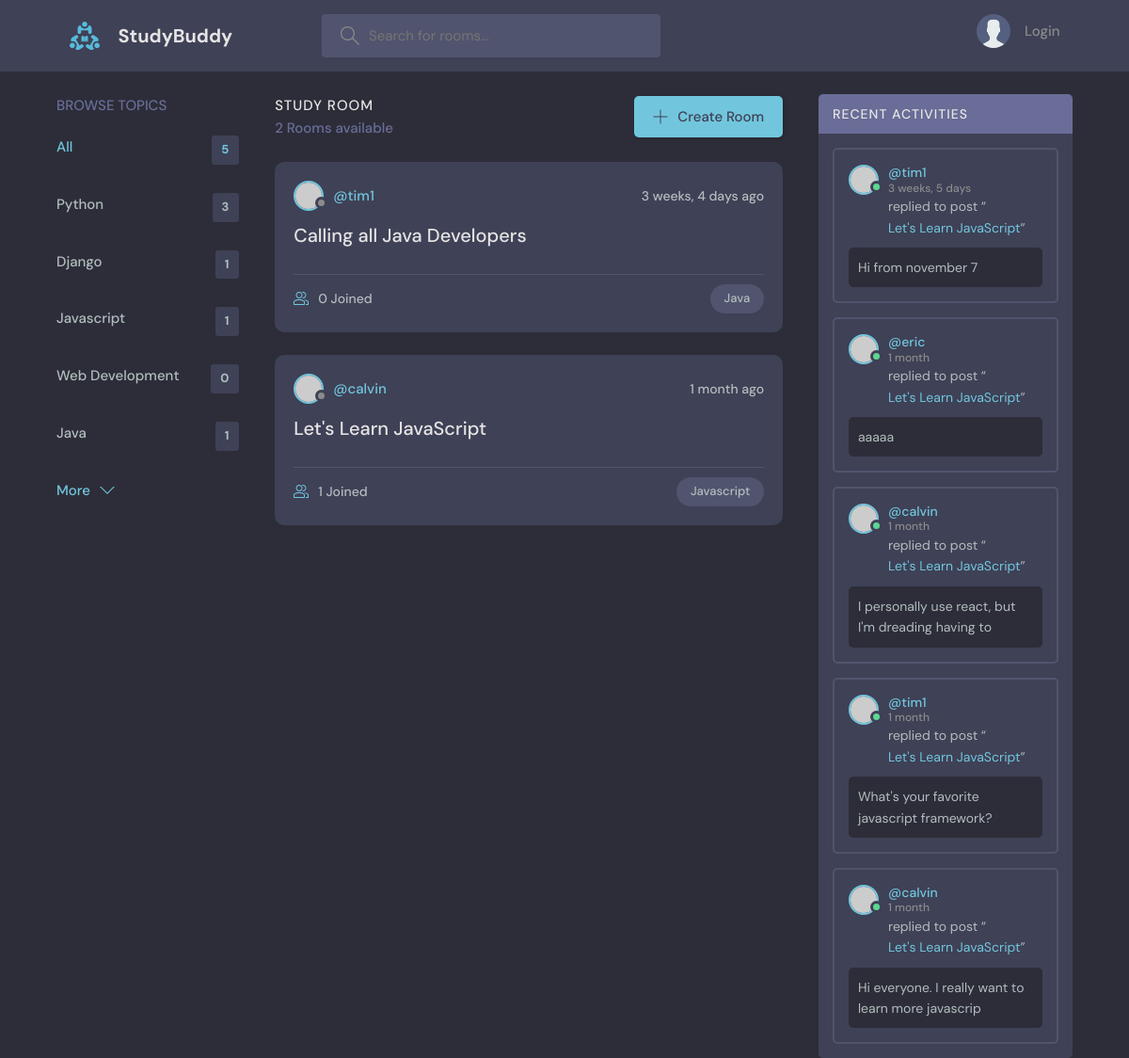
Page /?q=Java on the earlier database version.
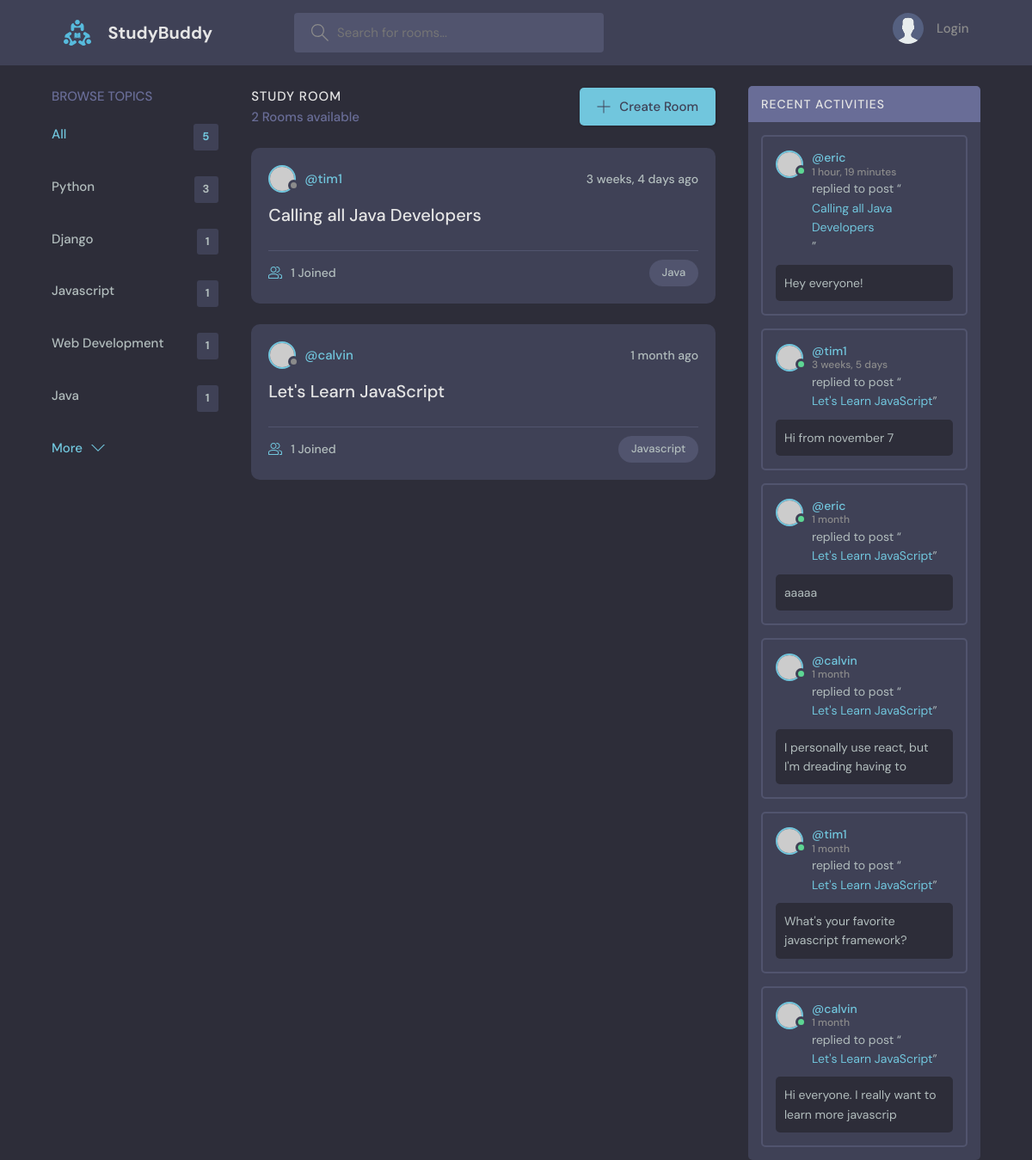
Same page on the later database version.
### base/models.py (models this page shows, shortened)
class Topic(models.Model):
    name = models.CharField(max_length=200)

class Room(models.Model):
    host = models.ForeignKey(User, on_delete=models.SET_NULL, null=True)
    topic = models.ForeignKey('Topic', on_delete=models.SET_NULL, null=True)
    name = models.CharField(max_length=200)
    description = models.TextField(null=True, blank=True)
    participants = models.ManyToManyField(User, related_name='participants', blank=True)
    updated = models.DateTimeField(auto_now=True)
    create = models.DateTimeField(auto_now_add=True)
    class Meta:
        ordering = ['-updated', '-create']
    def __str__(self):
        return self.name

class Message(models.Model):
    user = models.ForeignKey(User, on_delete=models.CASCADE)
    room = models.ForeignKey(Room, on_delete=models.CASCADE)
    body = models.TextField()
    updated = models.DateTimeField(auto_now=True)
    create = models.DateTimeField(auto_now_add=True)
    class Meta:
        ordering = ['-updated', '-create']
    def __str__(self):
        return self.body[0:50]

### base/views.py (the view)
# urls.py: path('', views.home, name="home"),
def home(request):
    q = request.GET.get('q')
    if(q != None): q
    else: q = ''
    rooms = Room.objects.filter(
        Q(topic__name__contains=q) |
        Q(name__icontains=q) |
        Q(description__icontains=q))
    topics = Topic.objects.all()[0:5]
    room_count = rooms.count()
    room_messages = Message.objects.filter(Q(room__name__icontains=q))
    context = {'rooms': rooms , 'topics': topics, 'room_count' : room_count, "room_messages" : room_messages }
    return render(request, 'base/home.html', context )

### base/templates/base/home.html (shortened to what this page needs)
{% extends 'main.html'%} {% block content %}
<main class="layout layout--3">
  <div class="container">
    {% include 'base/topics_component.html' %}
    <div class="roomList">
      <div class="roomList__header">
        <div>
          <h2>Study Room</h2>
          <p>{{rooms.count}} Rooms available</p>
        </div>
        <a class="btn btn--main" href="{% url 'create-room' %}">
          <svg
            version="1.1"
            xmlns="http://www.w3.org/2000/svg"
            width="32"
            height="32"
            viewBox="0 0 32 32"
          >
            <title>add</title>
            <path
              d="M16.943 0.943h-1.885v14.115h-14.115v1.885h14.115v14.115h1.885v-14.115h14.115v-1.885h-14.115v-14.115z"
            ></path>
          </svg>
          Create Room
        </a>
      </div>
      {% include 'base/feed_component.html' %}
    </div>
    {% include 'base/activity_component.html' %}
  </div>
</main>
{% endblock %}

### base/templates/base/topics_component.html
<div class="topics">
  <div class="topics__header">
    <h2>Browse Topics</h2>
  </div>
  <ul class="topics__list">
    <li>
      <a href="{% url 'home' %}" class="active"
        >All <span>{{topics.count}}</span></a
      >
    </li>
    {% for topic in topics %}
    <li>
      <a href="{% url 'home' %}?q={{topic.name}}"
        >{{topic.name}}<span>{{topic.room_set.all.count}}</span></a
      >
    </li>
    {% endfor %}
  </ul>
  <a class="btn btn--link" href="{% url 'topics' %}">
    More
    <svg
      version="1.1"
      xmlns="http://www.w3.org/2000/svg"
      width="32"
      height="32"
      viewBox="0 0 32 32"
    >
      <title>chevron-down</title>
      <path d="M16 21l-13-13h-3l16 16 16-16h-3l-13 13z"></path>
    </svg>
  </a>
</div>

### base/templates/base/feed_component.html (shortened to what this page needs)
{% for room in rooms %}
<div class="roomListRoom">
  <div class="roomListRoom__header">
    <a
      href="{% url 'user-profile' room.host.id %}"
      class="roomListRoom__author"
    >
      <div class="avatar avatar--small">
        <img src="https://randomuser.me/api/portraits/women/11.jpg" />
      </div>
      <span>@{{room.host.username}}</span>
    </a>
    <div class="roomListRoom__actions">
      <span>{{room.create|timesince}} ago</span>
    </div>
  </div>
  <div class="roomListRoom__content">
    <a href="{% url 'room' room.id %}">{{room.name}}</a>
  </div>
  <div class="roomListRoom__meta">
    <a href="room.html" class="roomListRoom__joined">
      {{room.participants.all.count}} Joined
    </a>
    <p class="roomListRoom__topic">{{room.topic.name}}</p>
  </div>
</div>
{% endfor %}

### base/templates/base/activity_component.html (shortened to what this page needs)
<div class="activities">
  <div class="activities__header">
    <h2>Recent Activities</h2>
  </div>
  {% for message in room_messages %}
  <div class="activities__box">
    <div class="activities__boxHeader roomListRoom__header">
      <a
        href="{% url 'user-profile' message.user.id %}"
        class="roomListRoom__author"
      >
        <div class="avatar avatar--small active">
          <img src="https://randomuser.me/api/portraits/men/13.jpg" />
        </div>
        <p>
          @{{message.user}}
          <span>{{message.create|timesince}}</span>
        </p>
      </a>
    </div>
    <div class="activities__boxContent">
      <p>replied to post “<a href="room.html">{{message.room}}</a>”</p>
      <div class="activities__boxRoomContent">{{message}}</div>
    </div>
  </div>
  {%endfor %}
</div>

Differences in the rows shown:
computed for Topic "Web Development": room_set.all.count "0" → "1"
computed for Room "Calling all Java Developers": participants.all.count "0" → "1"
added Message: user "eric", create "1 hour, 19 minutes", room "Calling all Java Developers", body "Hey everyone!"
